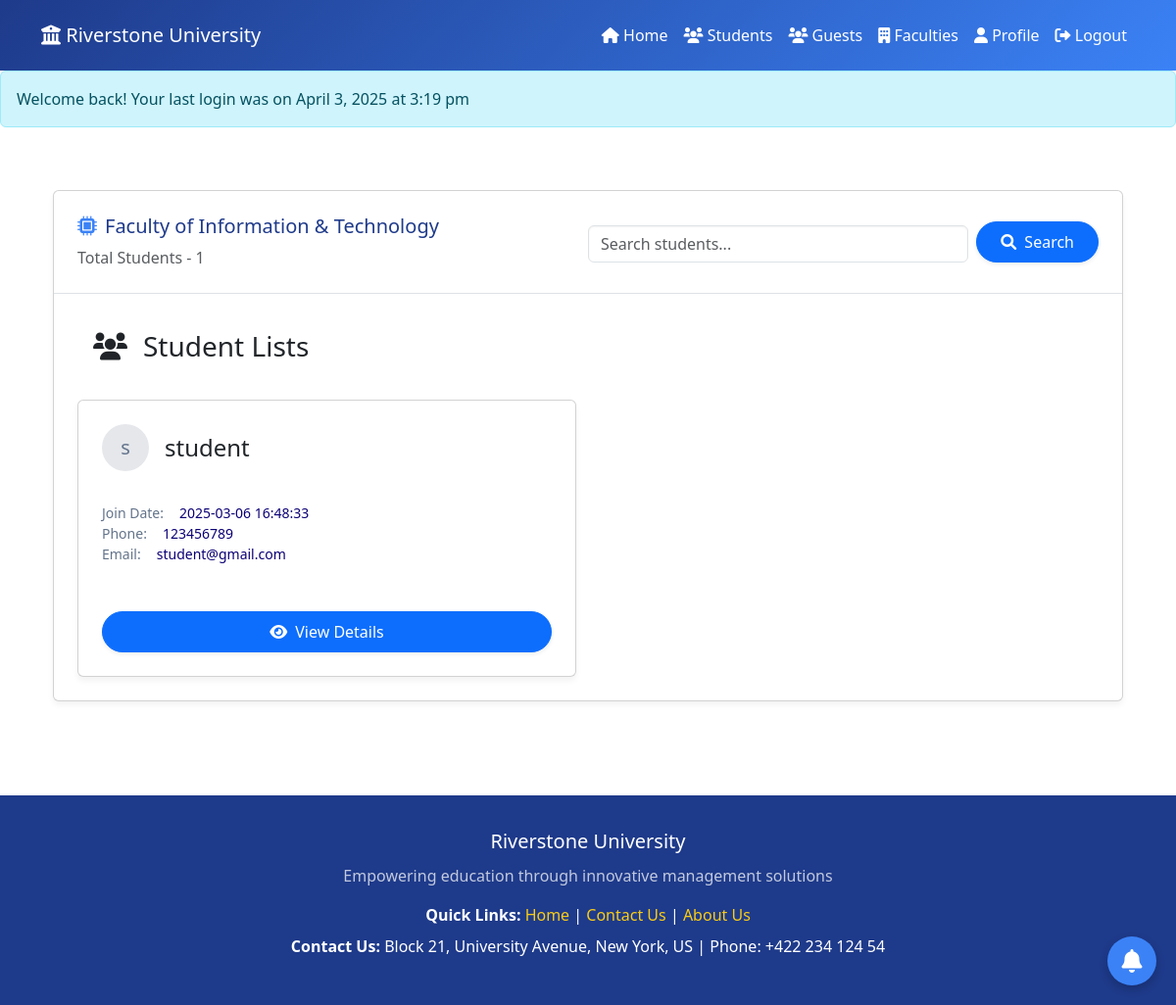
/src/Coordinator/design/Student_Lists.php (signed in), run on an earlier commit of the app's database.
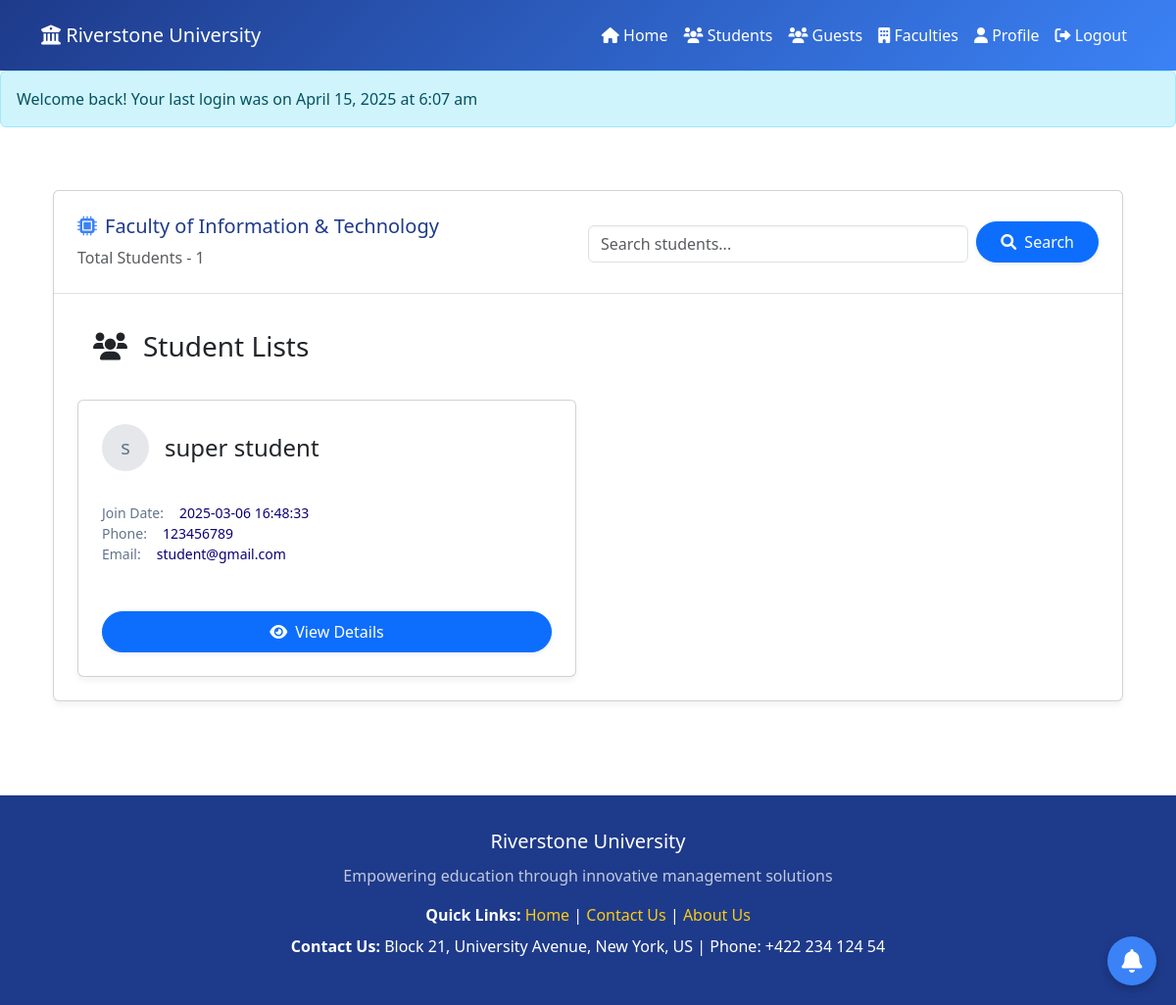
And on a later commit of the database.
### tables this page shows
CREATE TABLE `users` (
  `id` int(11) NOT NULL,
  `name` varchar(50) NOT NULL,
  `email` varchar(50) NOT NULL,
  `address` varchar(50) DEFAULT NULL,
  `phone` varchar(50) DEFAULT NULL,
  `password` varchar(255) NOT NULL,
  `faculty_id` int(11) DEFAULT NULL,
  `created_at` timestamp NOT NULL DEFAULT current_timestamp(),
  `updated_at` timestamp NULL DEFAULT NULL,
  `last_login` timestamp NULL DEFAULT NULL
);

### _classes/Libs/Database/MySQL.php (called while the page is built, shortened)
<?php
class MySQL{
    private $dbhost;
    private $dbuser;
    private $dbpass;
    private $dbname;
    public function __construct(
        $dbhost="localhost",
        $dbuser="root",
        $dbpass="",
        $dbname="ewsd")
    {
        $this->dbhost=$dbhost;
        $this->dbuser=$dbuser;
        $this->dbpass=$dbpass;
        $this->dbname=$dbname;
    }
    public function connect(){
        try{
            $this->db=new PDO("mysql:dbhost=$this->dbhost;
            dbname=$this->dbname",
            $this->dbuser,
            $this->dbpass,
            [
                PDO::ATTR_ERRMODE => PDO::ERRMODE_EXCEPTION,
                PDO::ATTR_DEFAULT_FETCH_MODE => PDO::FETCH_OBJ,
            ]
            );
            return $this->db;
        }catch(PDOException $e){
            echo $e->getMessage();
            exit();
        }
    }
}

### _classes/Helpers/Auth.php (called while the page is built, shortened)
<?php
class Auth{
    static function check(){
        if(isset($_SESSION['user'])){
            return $_SESSION['user'];
        }
    }
}

### _classes/Libs/Database/UsersTable.php (called while the page is built, shortened)
<?php
class UsersTable
{
    private $db;
    public function __construct(MySQL $mysql)
    {
        $this->db = $mysql->connect();
    }
    public function getStudentRolesByFaculty($faculty_id)
    {
        try {
            $statement = $this->db->prepare("
                SELECT u. * , r.role_name
                FROM users u
                JOIN role_user ru ON u.id = ru.user_id
                JOIN roles r ON ru.role_id = r.id
                WHERE u.faculty_id = :faculty_id AND r.role_name = 'Student'
            ");
            $statement->execute(['faculty_id' => $faculty_id]);
            return $statement->fetchAll(PDO::FETCH_ASSOC);
        } catch (PDOException $e) {
            echo "Error: " . $e->getMessage();
            exit();
        }
    }
}

### src/Coordinator/design/Student_Lists.php (the view, shortened to what the changed rows need)
<?php
$auth = Auth::check();
$faculty_id = $auth->faculty_id;
$table = new UsersTable(new MySQL);
$students = $table->getStudentRolesByFaculty($faculty_id);
?>
<!DOCTYPE html>
<html lang="en">
<head>
    <link href="https://cdn.jsdelivr.net/npm/bootstrap@5.3.0/dist/css/bootstrap.min.css" rel="stylesheet">
    <link rel="stylesheet" href="https://cdnjs.cloudflare.com/ajax/libs/font-awesome/6.0.0/css/all.min.css">
</head>
<body>
    <?php include "headermc.php"; ?>
    <main class="container mx-auto px-4 py-5">
        <div class="card">
            <div class="p-4 border-bottom border-gray-200 d-flex justify-content-between align-items-center flex-wrap">
                <div>
                    <h2 class="faculty-header d-flex align-items-center">
                        <i class="fa-solid fa-microchip faculty-icon"></i>
                        Faculty of Information & Technology
                    </h2>
                </div>
            </div>
            <div class="p-4">
                <div class="row row-cols-1 row-cols-sm-2 row-cols-lg-2 g-4">
                    <?php foreach ($students as $student) : ?>
                    <div class="col">
                        <div class="card p-4">
                            <div class="d-flex align-items-center mb-3">
                                <div class="student-icon me-3">
                                    <?php echo substr($student['name'], 0, 1); ?>
                                </div>
                                <h4 class="text-lg font-medium text-gray-900 mb-0"><?php echo $student['name']; ?></h4>
                            </div>
                            <div class="mt-3 space-y-3">
                                <div class="detail-row">
                                    <span class="detail-label">Join Date:</span>
                                    <span class="detail-value"><?php echo $student['created_at']; ?></span>
                                </div>
                                <div class="detail-row">
                                    <span class="detail-label">Phone:</span>
                                    <span class="detail-value"><?php echo $student['phone']; ?></span>
                                </div>
                                <div class="detail-row">
                                    <span class="detail-label">Email:</span>
                                    <span class="detail-value"><?php echo $student['email']; ?></span>
                                </div>
                            </div>
                            <div class="mt-5 text-center">
                                <a href="Student_Details.php?id=<?= $student['id'] ?>" class="btn btn-primary px-4 py-2 rounded-pill shadow-sm d-flex align-items-center justify-content-center mx-auto">
                                    <i class="fas fa-eye me-2"></i> View Details
                                </a>
                            </div>
                        </div>
                    </div>
                    <?php endforeach ?>
                </div>
            </div>
        </div>
    </main>
    <?php include "notifications.php"; ?>
    <?php include "footer.php"; ?>
</body>
</html>

### src/Coordinator/design/headermc.php (shortened to what the changed rows need)
<!DOCTYPE html>
<html lang="en">
<head>
    <link href="../../../css/bootstrap.min.css" rel="stylesheet">
    <link rel="stylesheet" href="../../../css/all.min.css">
</head>
<body>
    <nav class="navbar navbar-expand-lg navbar-dark gradient-bg shadow-sm">
        <div class="container">
        </div>
    </nav>
    <?php if (isset($_SESSION['login_message'])): ?>
        <div class="alert alert-info">
            <?= $_SESSION['login_message'] ?>
        </div>
    <?php endif; ?>
</body>
</html>

What changed in the data, as far as the page shows it:
changed users "student@gmail.com": name "student" → "super student"
Also different on the page:
$_SESSION['login_message']: "Welcome back! Your last login was on April 3, 2025 at 3:19 pm" → "Welcome back! Your last login was on April 15, 2025 at 6:07 am"
